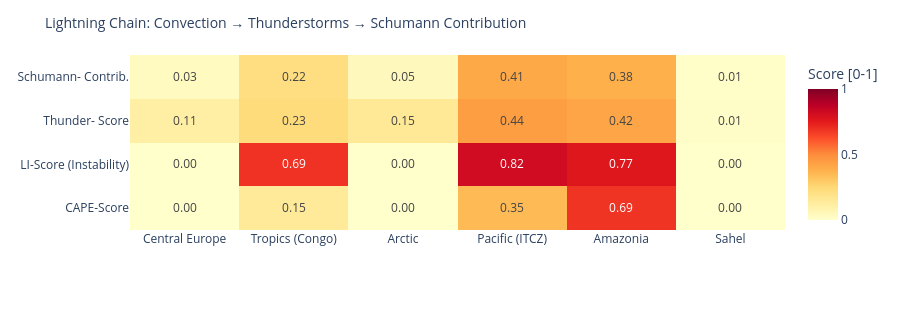

The notebook cell saved with this chart:
### Code cell
# ============================================================
# LIGHTNING CHAIN: Convection → Thunderstorms → Schumann
# Shows the causal chain per measurement point as heatmap
# ============================================================

def cape_score(v):
    """CAPE → normalized score [0,1]"""
    if v is None or pd.isna(v): return 0.0
    return min(1.0, float(v) / 3000)

def li_score(v):
    """Lifted Index: negative = unstable → score [0,1]"""
    if v is None or pd.isna(v): return 0.3
    return min(1.0, max(0.0, (-float(v) + 6) / 12))

def cloud_score(v):
    if v is None or pd.isna(v): return 0.3
    return float(v) / 100

def thunder_score(row):
    """Kombinierter Gewitterwahrscheinlichkeits-Score
    CAPE + LI + Bedeckung + WMO-Gewitter + konvektiver Niederschlag (showers)
    Hinweis: X-Ray und Kp sind kein Bestandteil – nur geomagn./solarer Kontext.
    """
    cs = cape_score(row.get('cape'))
    ls = li_score(row.get('li'))
    cl = cloud_score(row.get('cloud'))
    t  = 1.0 if row.get('thunderstorm') else 0.0
    # Convective precipitation (showers) as additional indicator
    sh = min(1.0, (row.get('showers') or 0) / 5.0)
    return round(cs * 0.30 + ls * 0.25 + cl * 0.15 + t * 0.20 + sh * 0.10, 3)

def schumann_contribution(t_score, lat):
    """Schumann contribution: higher in tropics (±30°), scaled by thunderstorm score"""
    lat_weight = max(0.3, 1.0 - abs(lat) / 60)
    return round(t_score * lat_weight, 3)

df_atm['cape_score']   = df_atm.apply(lambda r: cape_score(r['cape']), axis=1)
df_atm['li_score']     = df_atm.apply(lambda r: li_score(r['li']),    axis=1)
df_atm['thunder_score']= df_atm.apply(lambda r: thunder_score(r.to_dict()), axis=1)
df_atm['schumann_contribution'] = df_atm.apply(
    lambda r: schumann_contribution(r['thunder_score'], r['lat']), axis=1)

metrics = ['cape_score', 'li_score', 'thunder_score', 'schumann_contribution']
labels  = ['CAPE-Score', 'LI-Score\n(Instability)', 'Thunder-\nScore', 'Schumann-\nContrib.']
z_data  = [df_atm[m].tolist() for m in metrics]

fig = go.Figure(go.Heatmap(
    z=z_data,
    x=df_atm['point'].tolist(),
    y=labels,
    colorscale='YlOrRd',
    zmin=0, zmax=1,
    text=[[f'{v:.2f}' for v in row] for row in z_data],
    texttemplate='%{text}', textfont=dict(size=12),
    colorbar=dict(title='Score [0-1]')
))
fig.update_layout(
    title=dict(text='Lightning Chain: Convection → Thunderstorms → Schumann Contribution', font=dict(size=14)),
    height=310,
    plot_bgcolor='rgba(0,0,0,0)', paper_bgcolor='rgba(0,0,0,0)',
    margin=dict(l=130, r=80, t=55, b=80)
)
fig.show()

### Figure 1 — Plotly figure (JSON) as saved in the notebook; plotly's stock layout.template omitted (floating-point values rounded to 4 significant figures)
{"data": [{"colorbar": {"title": {"text": "Score [0-1]"}}, "colorscale": [[0.0, "rgb(255,255,204)"], [0.125, "rgb(255,237,160)"], [0.25, "rgb(254,217,118)"], [0.375, "rgb(254,178,76)"], [0.5, "rgb(253,141,60)"], [0.625, "rgb(252,78,42)"], [0.75, "rgb(227,26,28)"], [0.875, "rgb(189,0,38)"], [1.0, "rgb(128,0,38)"]], "text": [["0.00", "0.15", "0.00", "0.35", "0.69", "0.00"], ["0.00", "0.69", "0.00", "0.82", "0.77", "0.00"], ["0.11", "0.23", "0.15", "0.44", "0.42", "0.01"], ["0.03", "0.22", "0.05", "0.41", "0.38", "0.01"]], "textfont": {"size": 12}, "texttemplate": "%{text}", "type": "heatmap", "x": ["Central Europe", "Tropics (Congo)", "Arctic", "Pacific (ITCZ)", "Amazonia", "Sahel"], "y": ["CAPE-Score", "LI-Score\n(Instability)", "Thunder-\nScore", "Schumann-\nContrib."], "z": [[0.0, 0.1467, 0.0, 0.35, 0.6867, 0.0], [0.0, 0.6917, 0.0, 0.8167, 0.7667, 0.0], [0.114, 0.233, 0.154, 0.443, 0.417, 0.015], [0.034, 0.217, 0.046, 0.406, 0.382, 0.012]], "zmax": 1, "zmin": 0}], "layout": {"height": 310, "margin": {"b": 80, "l": 130, "r": 80, "t": 55}, "paper_bgcolor": "rgba(0,0,0,0)", "plot_bgcolor": "rgba(0,0,0,0)", "title": {"font": {"size": 14}, "text": "Lightning Chain: Convection → Thunderstorms → Schumann Contribution"}}}
